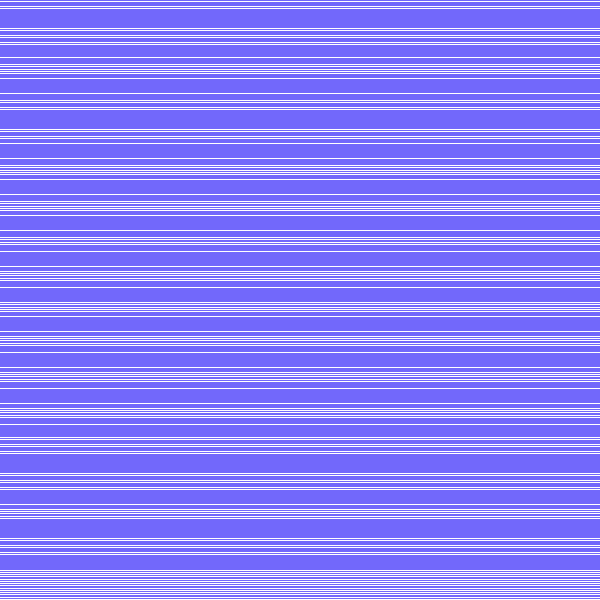
Frame 1 (no input)
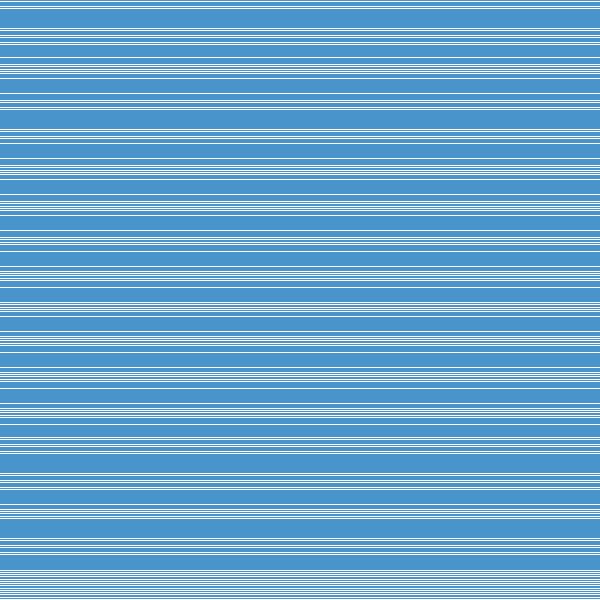
Frame 2 (the mouse pressed at the canvas centre, redrawn once)

The Processing sketch that drew these frames (run headless with seeded random() and noise(); the mouse was pressed at the canvas centre and the sketch redrawn once):

// Processing sketch: Assignment3_241030a_moirePiece
// ── Assignment3_241030a_moirePiece.pde
void setup () {
  size(600, 600);
  noSmooth();//no aliasing  
  noLoop();//noLoop in setup so loop draw code is only run once
          //REF:processing.org
}

void draw () {
  background (255);
  stroke(pickColor());
  
  
   float n=333.0;//set loop to run 333 times
    for(int i = 0;i<n;i++){
      line(width,i/n*height,0,i/n*height);
    }
   for (int i=0;i<n;i++){
     line(600,i/n*570,0,i/n*570);
   }
}
 //have random blue every time program runs
 color pickColor(){
   int r,g,b,a;
   r=floor(random(50,150));
   g=floor(random(85,160));
   b=floor(random(180,255));
   a=255;
   
 color c= color(r,g,b,a);
 return c;
 }
